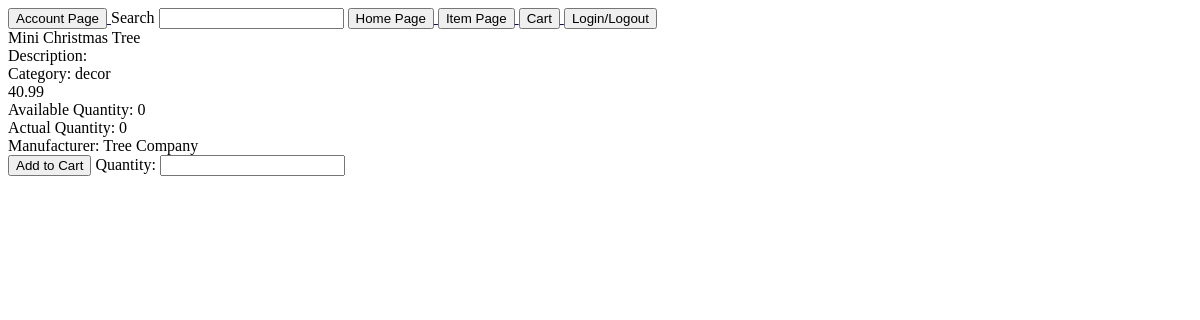
Screenshot of /html/item_page.php?itm=4 with the database file from the repository.
### tables this page shows
create table Item (
item_id int NOT NULL auto_increment,
item_name varchar(20) NOT NULL,
item_desc varchar(80) NOT NULL DEFAULT '',
category varchar(20) NOT NULL DEFAULT '',
price numeric(12,2) NOT NULL DEFAULT 0,
status varchar(1) NOT NULL DEFAULT 'A',
available_quantity int NOT NULL DEFAULT 0,
actual_quantity int NOT NULL DEFAULT 0,
manufacturer varchar(20) NOT NULL DEFAULT '',
weight numeric(12,2) NOT NULL DEFAULT 0,
size numeric(12,2) NOT NULL DEFAULT 0,
file_name varchar(40) NOT NULL DEFAULT 'test.png',
created_time datetime DEFAULT CURRENT_TIMESTAMP,
last_update timestamp DEFAULT CURRENT_TIMESTAMP on update CURRENT_TIMESTAMP,
primary key (item_id)
);

### html/item_page.php (the view, shortened to what this page needs)
<!DOCTYPE html>
<html lang="en"></html>
<html>
    <head>
        <link rel="stylesheet" href="styling.css">
    </head>
    <body>
        <div>
            <a href="account.php">
                <button>Account Page</button>
            </a>
            <label>Search</label>
            <input type="text" id="item_search"></input>
            <a href="home.php">
                <button value="Redirect">Home Page</button>
            </a>
            <a href="items.php">
                <button>Item Page</button>
            </a>
            <a href="cart.php">
                <button>Cart</button>
            </a>
            <a href="login.php">
                <button type="button"> Login/Logout </button>
            </a>
        </div>
         <div>
                <?php
                $db_name = 'shop';
                $conn = get_db_connection($db_name);
                $item_id = $_GET["itm"];
                $sql = "SELECT * FROM ITEM WHERE item_id=?";
                $stmt = $conn->prepare($sql);
                $stmt->bind_param("s", $item_id);
                $stmt->execute();
                $result = $stmt->get_result();
                if ($result->num_rows > 0) {
                    echo "<form action=\"./add_to_cart.php\">";
                    while($row = $result->fetch_assoc()) {
                        echo "<div>" . $row["item_name"] . "<br/> Description: " . $row["item_desc"] . "<br/>" .
                        " Category: " . $row["category"] . "<br/>".
                        $row["price"] . "<br/> Available Quantity: " .
                        $row["available_quantity"] . "<br/> Actual Quantity: " . $row["actual_quantity"] .
                        "<br/> Manufacturer: " . $row["manufacturer"] . "<br/>" .
                        "<button name= 'itm' type= 'submit' value= '" . $row["item_id"] . "'>" . "Add to Cart " . "</button>
                        Quantity: <input name= 'Q' type='text'  id='Q'>" . "</div>";
                    }
                    echo "</form>";
                } else {
                    echo "0 results";
                }
                ?>
         </div>
    </body>
</html>

### rows the page displays
item: item_name "Mini Christmas Tree", category "decor", price "40.99", available_quantity "0", actual_quantity "0", manufacturer "Tree Company", $row["item_id"] 4 (drawn)
